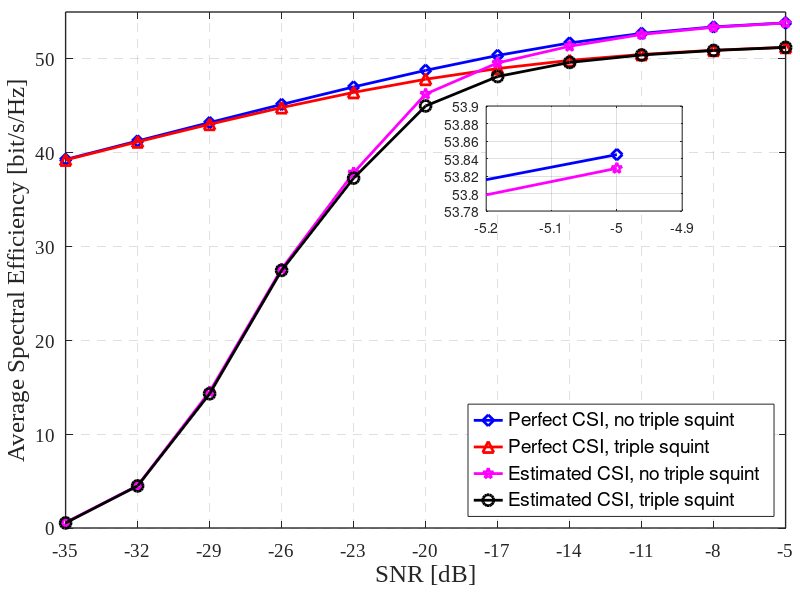

Recreate this plot in MATLAB. (Note: this script raises an error after producing the figure.)
clear, clc

load('Z1_Save_ASE_v0_V2');

MarkerSize = 8;
LineWidth = 2;
Fontsize = 14;

%%
figure
plot(SNR_dBs,ASE_Per_CSI_No_TrSq,'-bd','LineWidth',LineWidth,'MarkerSize',MarkerSize); hold on; grid on;
plot(SNR_dBs,ASE_Per_CSI_TrSq,'-r^','LineWidth',LineWidth,'MarkerSize',MarkerSize);
plot(SNR_dBs,ASE_Est_CSI_No_TrSq,'-mp','LineWidth',LineWidth,'MarkerSize',MarkerSize);
plot(SNR_dBs,ASE_Est_CSI_TrSq,'-ko','LineWidth',LineWidth,'MarkerSize',MarkerSize);
axis([-35 -5 0 55])
set(gca,'xtick',(-35:3:-5));
set(gca, 'GridLineStyle', '--','FontSize',Fontsize, 'linewidth',1.0,'Fontname','Times New Roman');
xlabel('SNR [dB]','Fontsize',18); ylabel('Average Spectral Efficiency [bit/s/Hz]','Fontsize',18)
set(gcf, 'position', [600 250 700 500]);
set(gca,'position',[0.082 0.12 0.90 0.86])
axis normal;
h1 = legend('Perfect CSI, no triple squint','Perfect CSI, triple squint',...
    'Estimated CSI, no triple squint','Estimated CSI, triple squint','Location','southeast');
set(h1,'Fontsize',Fontsize);
h_small_11 = axes('position',[0.607714 0.648333 0.245 0.175]);
axis(h_small_11);
plot([-8,-5],ASE_Per_CSI_No_TrSq(end-1:end),'-bd','LineWidth',LineWidth,'MarkerSize',MarkerSize); hold on; grid on;
plot([-8,-5],ASE_Est_CSI_No_TrSq(end-1:end),'-mp','LineWidth',LineWidth,'MarkerSize',MarkerSize);
axis([-5.2 -4.9 53.78 53.9])
set(gca,'xtick',[-5.2 -5.1 -5 -4.9]);
set(gca,'xticklabels',{'-5.2','-5.1','-5','-4.9'}, 'linewidth',1.0);
annotation('line',[0.98143 0.77],[0.96 0.824],'LineWidth',1.0,'LineStyle','-');
h_small_12 = axes('position',[0.720238 0.41466667 0.245 0.175]);
axis(h_small_12);
plot([-8,-5],ASE_Per_CSI_TrSq(end-1:end),'-r^','LineWidth',LineWidth,'MarkerSize',MarkerSize); hold on; grid on;
plot([-8,-5],ASE_Est_CSI_TrSq(end-1:end),'-ko','LineWidth',LineWidth,'MarkerSize',MarkerSize);
axis([-5.2 -4.9 51.18 51.3])
set(gca,'xtick',[-5.2 -5.1 -5 -4.9]);
set(gca,'xticklabels',{'-5.2','-5.1','-5','-4.9'}, 'linewidth',1.0);
annotation('line',[0.98143 0.8843],[0.92 0.588],'LineWidth',1.0,'LineStyle','-');
